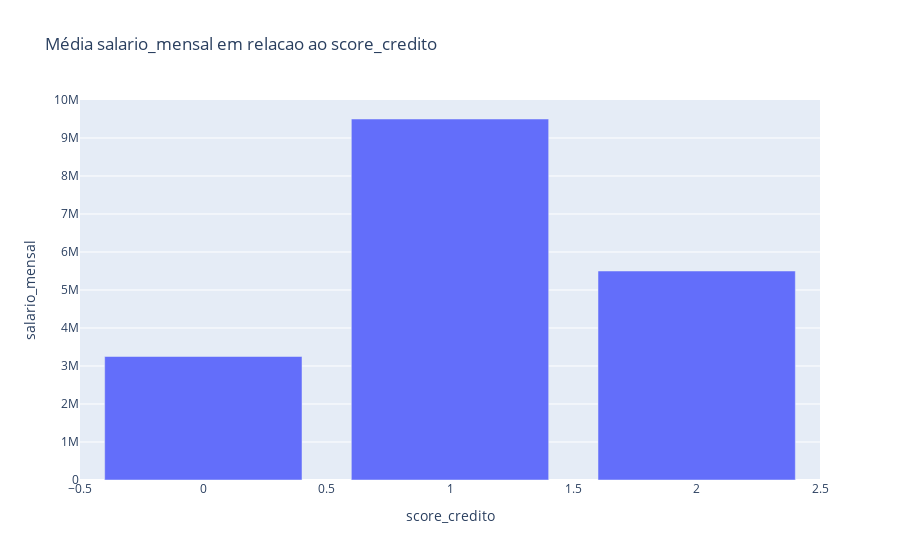

Notebook code cell kept with this figure:
### Markdown cell above
Analisando este grafico pode se dizer que pessoas com menos idade recebem um valor menor e pessoas com idade mais avancada recebem um valor maior. entao pode se dizer que com o passar da idade o salario das pessoas vai aumentando.

### Code cell
mediana = df.groupby('score_credito')['salario_mensal'].median().reset_index()
fig = px.bar(mediana, x='score_credito', y='salario_mensal',
             title='Média salario_mensal em relacao ao score_credito')
fig.show()

### Figure 1 — Plotly figure (JSON) as saved in the notebook; plotly's stock layout.template omitted (floating-point values rounded to 4 significant figures)
{"data": [{"alignmentgroup": "True", "hovertemplate": "score_credito=%{x}<br>salario_mensal=%{y}<extra></extra>", "legendgroup": "", "marker": {"color": "#636efa", "pattern": {"shape": ""}}, "name": "", "offsetgroup": "", "orientation": "v", "showlegend": false, "textposition": "auto", "type": "bar", "x": [0, 1, 2], "xaxis": "x", "y": [3250000, 9500000, 5500000], "yaxis": "y"}], "layout": {"barmode": "relative", "legend": {"tracegroupgap": 0}, "title": {"text": "Média salario_mensal em relacao ao score_credito"}, "xaxis": {"anchor": "y", "domain": [0, 1], "title": {"text": "score_credito"}}, "yaxis": {"anchor": "x", "domain": [0, 1], "title": {"text": "salario_mensal"}}}}
